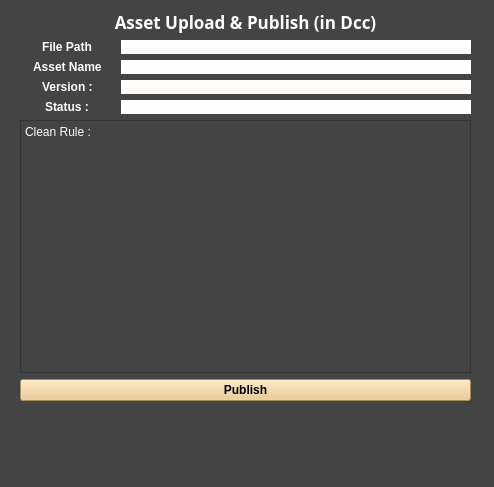
<?xml version="1.0" encoding="UTF-8"?>
<ui version="4.0">
 <class>Form</class>
 <widget class="QWidget" name="Form">
  <property name="geometry">
   <rect>
    <x>0</x>
    <y>0</y>
    <width>494</width>
    <height>487</height>
   </rect>
  </property>
  <property name="windowTitle">
   <string>Form</string>
  </property>
  <property name="styleSheet">
   <string notr="true">background-color: rgb(68, 68, 68);</string>
  </property>
  <widget class="QWidget" name="gridLayoutWidget">
   <property name="geometry">
    <rect>
     <x>20</x>
     <y>10</y>
     <width>451</width>
     <height>391</height>
    </rect>
   </property>
   <layout class="QGridLayout" name="gridLayout">
    <item row="4" column="0" alignment="Qt::AlignHCenter">
     <widget class="QLabel" name="label">
      <property name="maximumSize">
       <size>
        <width>100</width>
        <height>16777215</height>
       </size>
      </property>
      <property name="font">
       <font>
        <bold>true</bold>
       </font>
      </property>
      <property name="styleSheet">
       <string notr="true">color: rgb(255, 252, 252);</string>
      </property>
      <property name="text">
       <string>Asset Name</string>
      </property>
     </widget>
    </item>
    <item row="5" column="0" alignment="Qt::AlignHCenter">
     <widget class="QLabel" name="label_2">
      <property name="maximumSize">
       <size>
        <width>100</width>
        <height>16777215</height>
       </size>
      </property>
      <property name="font">
       <font>
        <bold>true</bold>
       </font>
      </property>
      <property name="styleSheet">
       <string notr="true">color: rgb(255, 252, 252);</string>
      </property>
      <property name="text">
       <string>Version :</string>
      </property>
     </widget>
    </item>
    <item row="6" column="0" alignment="Qt::AlignHCenter">
     <widget class="QLabel" name="label_3">
      <property name="maximumSize">
       <size>
        <width>100</width>
        <height>16777215</height>
       </size>
      </property>
      <property name="font">
       <font>
        <bold>true</bold>
       </font>
      </property>
      <property name="styleSheet">
       <string notr="true">color: rgb(255, 252, 252);</string>
      </property>
      <property name="text">
       <string>Status :</string>
      </property>
     </widget>
    </item>
    <item row="9" column="0" colspan="2">
     <widget class="QPushButton" name="pushButton_pub">
      <property name="font">
       <font>
        <bold>true</bold>
       </font>
      </property>
      <property name="styleSheet">
       <string notr="true">background-color: rgb(234, 199, 132);</string>
      </property>
      <property name="text">
       <string>Publish</string>
      </property>
     </widget>
    </item>
    <item row="8" column="0" colspan="2">
     <widget class="QPlainTextEdit" name="plainTextEdit_comment">
      <property name="styleSheet">
       <string notr="true">color: rgb(255, 252, 252);</string>
      </property>
      <property name="plainText">
       <string>Clean Rule : </string>
      </property>
     </widget>
    </item>
    <item row="4" column="1">
     <widget class="QLabel" name="label_assetname">
      <property name="minimumSize">
       <size>
        <width>350</width>
        <height>0</height>
       </size>
      </property>
      <property name="maximumSize">
       <size>
        <width>600</width>
        <height>16777215</height>
       </size>
      </property>
      <property name="styleSheet">
       <string notr="true">background-color: rgb(255, 252, 252);</string>
      </property>
      <property name="text">
       <string/>
      </property>
     </widget>
    </item>
    <item row="3" column="0" alignment="Qt::AlignHCenter">
     <widget class="QLabel" name="label_4">
      <property name="maximumSize">
       <size>
        <width>100</width>
        <height>16777215</height>
       </size>
      </property>
      <property name="font">
       <font>
        <bold>true</bold>
       </font>
      </property>
      <property name="styleSheet">
       <string notr="true">color: rgb(255, 252, 252);</string>
      </property>
      <property name="text">
       <string>File Path</string>
      </property>
     </widget>
    </item>
    <item row="0" column="0" colspan="2">
     <widget class="QLabel" name="label_title">
      <property name="font">
       <font>
        <family>Khmer OS System</family>
        <pointsize>13</pointsize>
        <bold>true</bold>
       </font>
      </property>
      <property name="styleSheet">
       <string notr="true">color: rgb(255, 252, 252);</string>
      </property>
      <property name="text">
       <string>Asset Upload &amp; Publish (in Dcc)</string>
      </property>
      <property name="alignment">
       <set>Qt::AlignCenter</set>
      </property>
     </widget>
    </item>
    <item row="5" column="1">
     <widget class="QLabel" name="label_version">
      <property name="minimumSize">
       <size>
        <width>350</width>
        <height>0</height>
       </size>
      </property>
      <property name="maximumSize">
       <size>
        <width>600</width>
        <height>16777215</height>
       </size>
      </property>
      <property name="styleSheet">
       <string notr="true">background-color: rgb(255, 252, 252);</string>
      </property>
      <property name="text">
       <string/>
      </property>
     </widget>
    </item>
    <item row="6" column="1">
     <widget class="QLabel" name="label_status">
      <property name="minimumSize">
       <size>
        <width>350</width>
        <height>0</height>
       </size>
      </property>
      <property name="maximumSize">
       <size>
        <width>600</width>
        <height>16777215</height>
       </size>
      </property>
      <property name="styleSheet">
       <string notr="true">background-color: rgb(255, 252, 252);</string>
      </property>
      <property name="text">
       <string/>
      </property>
     </widget>
    </item>
    <item row="3" column="1">
     <widget class="QLabel" name="label_filepath">
      <property name="minimumSize">
       <size>
        <width>350</width>
        <height>0</height>
       </size>
      </property>
      <property name="maximumSize">
       <size>
        <width>600</width>
        <height>16777215</height>
       </size>
      </property>
      <property name="styleSheet">
       <string notr="true">background-color: rgb(255, 252, 252);</string>
      </property>
      <property name="text">
       <string/>
      </property>
     </widget>
    </item>
   </layout>
  </widget>
 </widget>
 <resources/>
 <connections/>
</ui>
